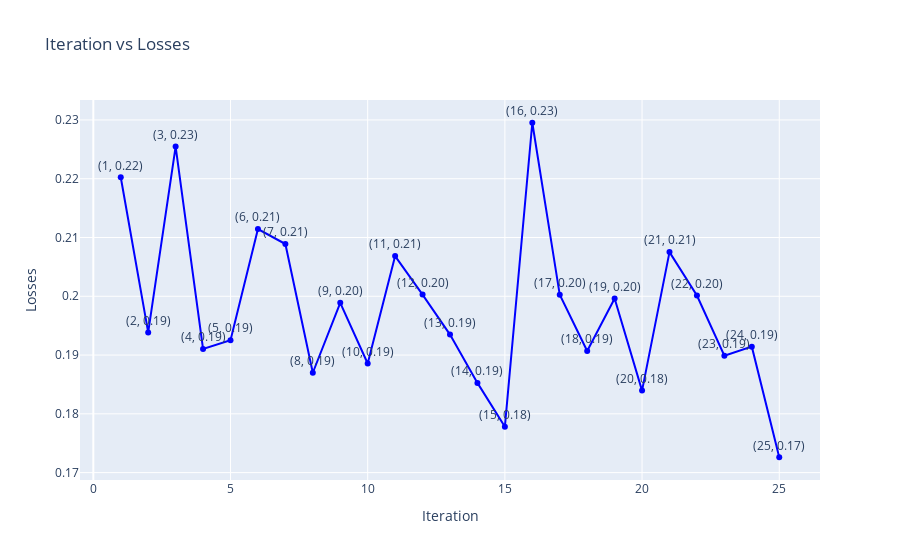
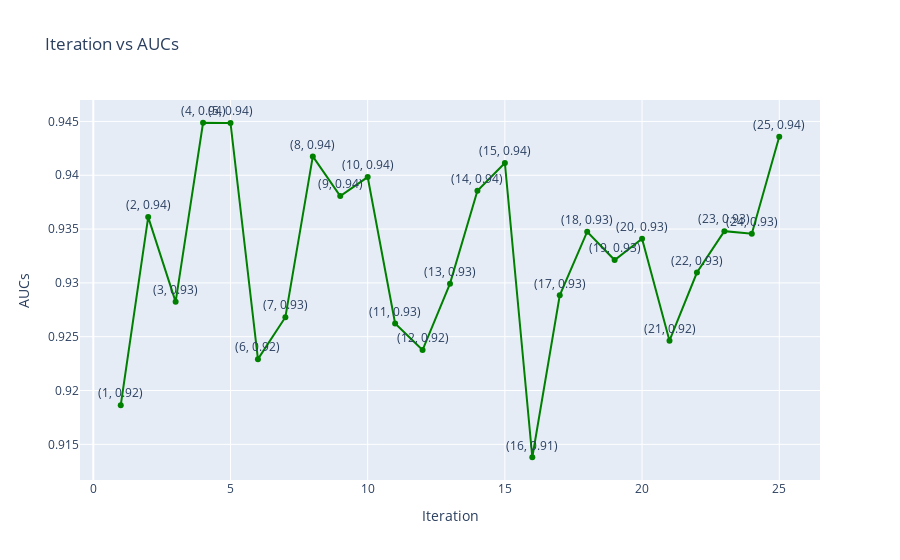
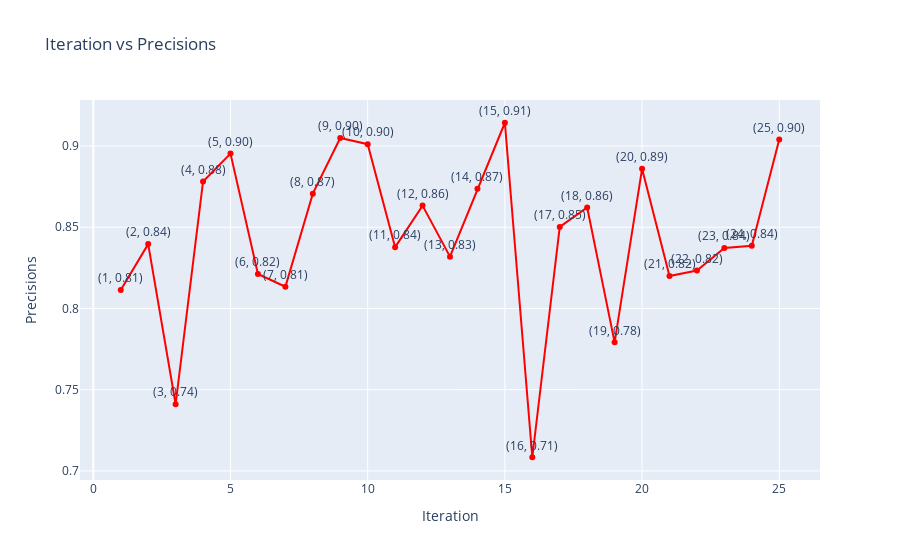
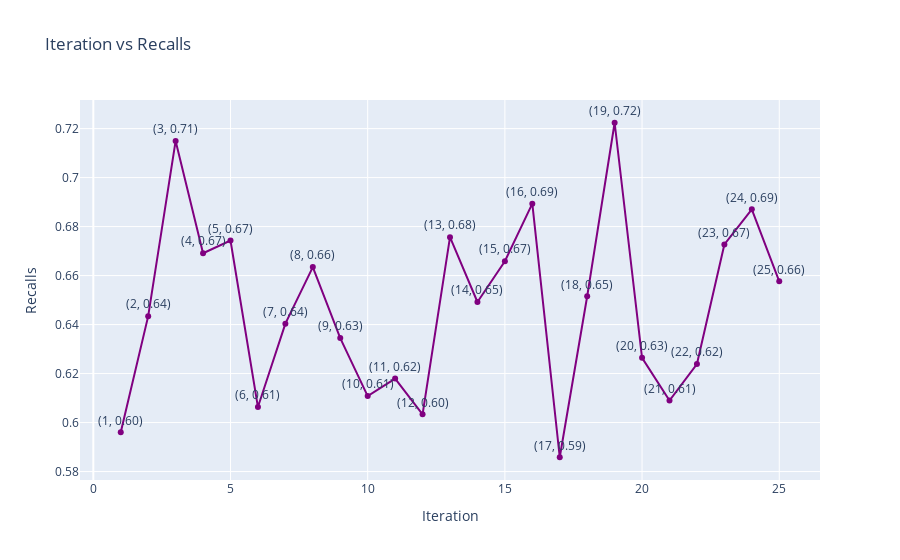

Here is the notebook cell these charts were saved with, in order:
### Code cell
import plotly.graph_objs as go
import plotly.io as pio

# Assuming losses, aucs, precisions, recalls, f1s, and roc_aucs are lists of lists
metrics = {
    'Losses': losses,
    'AUCs': aucs,
    'Precisions': precisions,
    'Recalls': recalls,
    'F1s': f1s,
    'ROC AUCs': roc_aucs
}

colors = {
    'Losses': 'blue',
    'AUCs': 'green',
    'Precisions': 'red',
    'Recalls': 'purple',
    'F1s': 'orange',
    'ROC AUCs': 'brown'
}

for metric_name, metric_values in metrics.items():
    metric_flat = [item for sublist in metric_values for item in sublist]
    
    trace = go.Scatter(
        x=list(range(1, len(metric_flat) + 1)),
        y=metric_flat,
        mode='lines+markers+text',
        text=[f'({i}, {value:.2f})' for i, value in enumerate(metric_flat, start=1)],
        textposition='top center',
        marker=dict(color=colors[metric_name]),
        name=metric_name
    )
    
    layout = go.Layout(
        title=f'Iteration vs {metric_name}',
        xaxis=dict(title='Iteration'),
        yaxis=dict(title=metric_name),
        hovermode='closest'
    )
    
    fig = go.Figure(data=[trace], layout=layout)
    
    # Show the plot
    pio.show(fig)

### Figure 1 — Plotly figure (JSON) as saved in the notebook; plotly's stock layout.template omitted (floating-point values rounded to 4 significant figures)
{"data": [{"marker": {"color": "blue"}, "mode": "lines+markers+text", "name": "Losses", "text": ["(1, 0.22)", "(2, 0.19)", "(3, 0.23)", "(4, 0.19)", "(5, 0.19)", "(6, 0.21)", "(7, 0.21)", "(8, 0.19)", "(9, 0.20)", "(10, 0.19)", "(11, 0.21)", "(12, 0.20)", "(13, 0.19)", "(14, 0.19)", "(15, 0.18)", "(16, 0.23)", "(17, 0.20)", "(18, 0.19)", "(19, 0.20)", "(20, 0.18)", "(21, 0.21)", "(22, 0.20)", "(23, 0.19)", "(24, 0.19)", "(25, 0.17)"], "textposition": "top center", "type": "scatter", "x": [1, 2, 3, 4, 5, 6, 7, 8, 9, 10, 11, 12, 13, 14, 15, 16, 17, 18, 19, 20, 21, 22, 23, 24, 25], "y": [0.2203, 0.1939, 0.2255, 0.191, 0.1925, 0.2114, 0.2089, 0.187, 0.1989, 0.1886, 0.2068, 0.2003, 0.1935, 0.1853, 0.1778, 0.2295, 0.2003, 0.1907, 0.1996, 0.1839, 0.2075, 0.2001, 0.1899, 0.1914, 0.1726]}], "layout": {"hovermode": "closest", "title": {"text": "Iteration vs Losses"}, "xaxis": {"title": {"text": "Iteration"}}, "yaxis": {"title": {"text": "Losses"}}}}

### Figure 2 — Plotly figure (JSON) as saved in the notebook; plotly's stock layout.template omitted (floating-point values rounded to 4 significant figures)
{"data": [{"marker": {"color": "green"}, "mode": "lines+markers+text", "name": "AUCs", "text": ["(1, 0.92)", "(2, 0.94)", "(3, 0.93)", "(4, 0.94)", "(5, 0.94)", "(6, 0.92)", "(7, 0.93)", "(8, 0.94)", "(9, 0.94)", "(10, 0.94)", "(11, 0.93)", "(12, 0.92)", "(13, 0.93)", "(14, 0.94)", "(15, 0.94)", "(16, 0.91)", "(17, 0.93)", "(18, 0.93)", "(19, 0.93)", "(20, 0.93)", "(21, 0.92)", "(22, 0.93)", "(23, 0.93)", "(24, 0.93)", "(25, 0.94)"], "textposition": "top center", "type": "scatter", "x": [1, 2, 3, 4, 5, 6, 7, 8, 9, 10, 11, 12, 13, 14, 15, 16, 17, 18, 19, 20, 21, 22, 23, 24, 25], "y": [0.9186, 0.9361, 0.9282, 0.9449, 0.9449, 0.9229, 0.9268, 0.9417, 0.9381, 0.9398, 0.9262, 0.9238, 0.9299, 0.9386, 0.9411, 0.9138, 0.9288, 0.9348, 0.9321, 0.9341, 0.9246, 0.931, 0.9348, 0.9346, 0.9436]}], "layout": {"hovermode": "closest", "title": {"text": "Iteration vs AUCs"}, "xaxis": {"title": {"text": "Iteration"}}, "yaxis": {"title": {"text": "AUCs"}}}}

### Figure 3 — Plotly figure (JSON) as saved in the notebook; plotly's stock layout.template omitted (floating-point values rounded to 4 significant figures)
{"data": [{"marker": {"color": "red"}, "mode": "lines+markers+text", "name": "Precisions", "text": ["(1, 0.81)", "(2, 0.84)", "(3, 0.74)", "(4, 0.88)", "(5, 0.90)", "(6, 0.82)", "(7, 0.81)", "(8, 0.87)", "(9, 0.90)", "(10, 0.90)", "(11, 0.84)", "(12, 0.86)", "(13, 0.83)", "(14, 0.87)", "(15, 0.91)", "(16, 0.71)", "(17, 0.85)", "(18, 0.86)", "(19, 0.78)", "(20, 0.89)", "(21, 0.82)", "(22, 0.82)", "(23, 0.84)", "(24, 0.84)", "(25, 0.90)"], "textposition": "top center", "type": "scatter", "x": [1, 2, 3, 4, 5, 6, 7, 8, 9, 10, 11, 12, 13, 14, 15, 16, 17, 18, 19, 20, 21, 22, 23, 24, 25], "y": [0.8114, 0.8396, 0.741, 0.8781, 0.8953, 0.8212, 0.8134, 0.8707, 0.9049, 0.9011, 0.8377, 0.8633, 0.8319, 0.8737, 0.9143, 0.7084, 0.8502, 0.8621, 0.7791, 0.8859, 0.8199, 0.8233, 0.8372, 0.8385, 0.9041]}], "layout": {"hovermode": "closest", "title": {"text": "Iteration vs Precisions"}, "xaxis": {"title": {"text": "Iteration"}}, "yaxis": {"title": {"text": "Precisions"}}}}

### Figure 4 — Plotly figure (JSON) as saved in the notebook; plotly's stock layout.template omitted (floating-point values rounded to 4 significant figures)
{"data": [{"marker": {"color": "purple"}, "mode": "lines+markers+text", "name": "Recalls", "text": ["(1, 0.60)", "(2, 0.64)", "(3, 0.71)", "(4, 0.67)", "(5, 0.67)", "(6, 0.61)", "(7, 0.64)", "(8, 0.66)", "(9, 0.63)", "(10, 0.61)", "(11, 0.62)", "(12, 0.60)", "(13, 0.68)", "(14, 0.65)", "(15, 0.67)", "(16, 0.69)", "(17, 0.59)", "(18, 0.65)", "(19, 0.72)", "(20, 0.63)", "(21, 0.61)", "(22, 0.62)", "(23, 0.67)", "(24, 0.69)", "(25, 0.66)"], "textposition": "top center", "type": "scatter", "x": [1, 2, 3, 4, 5, 6, 7, 8, 9, 10, 11, 12, 13, 14, 15, 16, 17, 18, 19, 20, 21, 22, 23, 24, 25], "y": [0.596, 0.6434, 0.715, 0.6691, 0.6743, 0.6063, 0.6404, 0.6635, 0.6345, 0.6108, 0.618, 0.6034, 0.6757, 0.6492, 0.6659, 0.6894, 0.5858, 0.6516, 0.7224, 0.6264, 0.609, 0.6239, 0.6727, 0.6871, 0.6576]}], "layout": {"hovermode": "closest", "title": {"text": "Iteration vs Recalls"}, "xaxis": {"title": {"text": "Iteration"}}, "yaxis": {"title": {"text": "Recalls"}}}}
